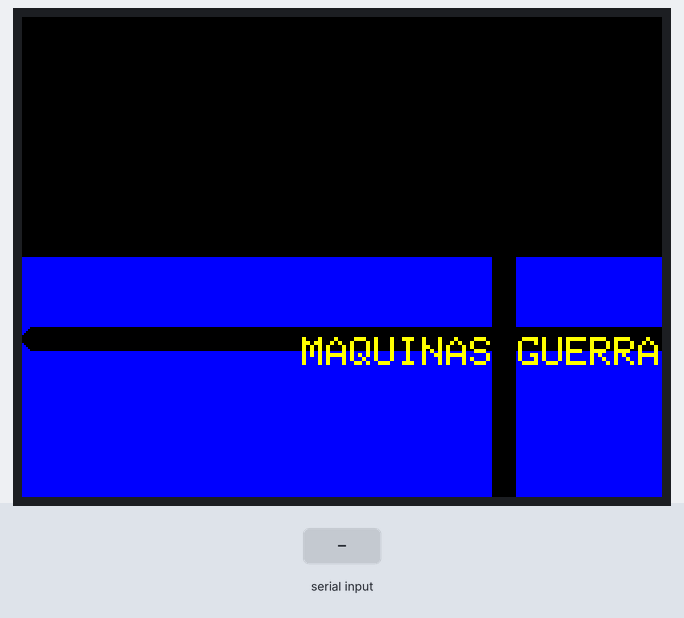
This sketch was run on a simulated Arduino Uno, built with avr-gcc and run on an emulated ATmega328P. Parts: 320×240 colour display. The test bench sets the inputs (shaded band). Storage starts empty.

Above: at 0.4 s.
At 3.7 s:
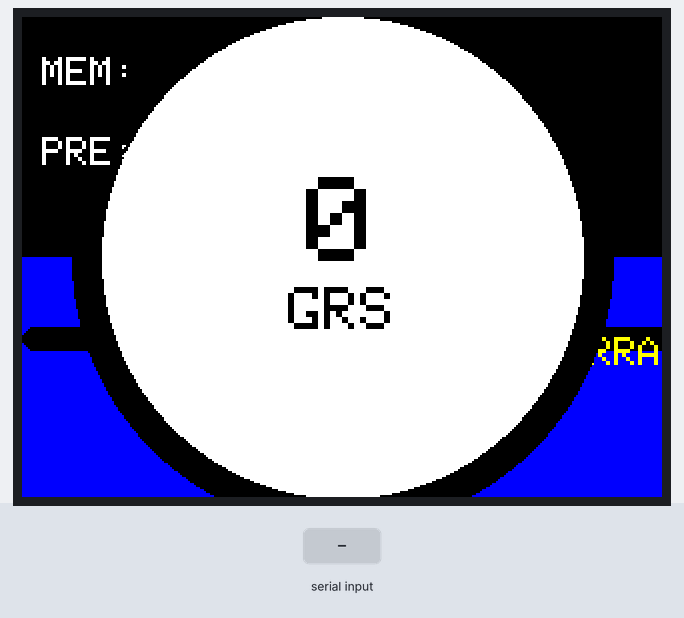
3.8 s: "P90\n" received over Serial
At 5.1 s:
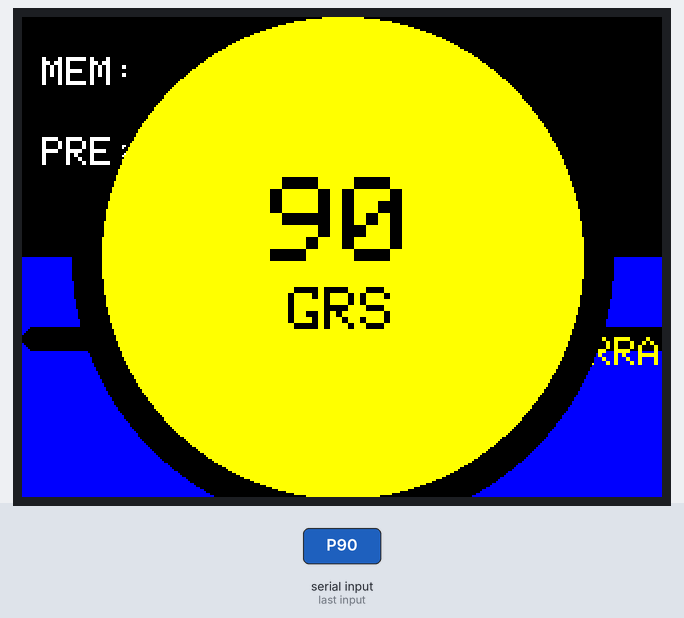
5.4 s: "V90\n" received over Serial
At 5.7 s:
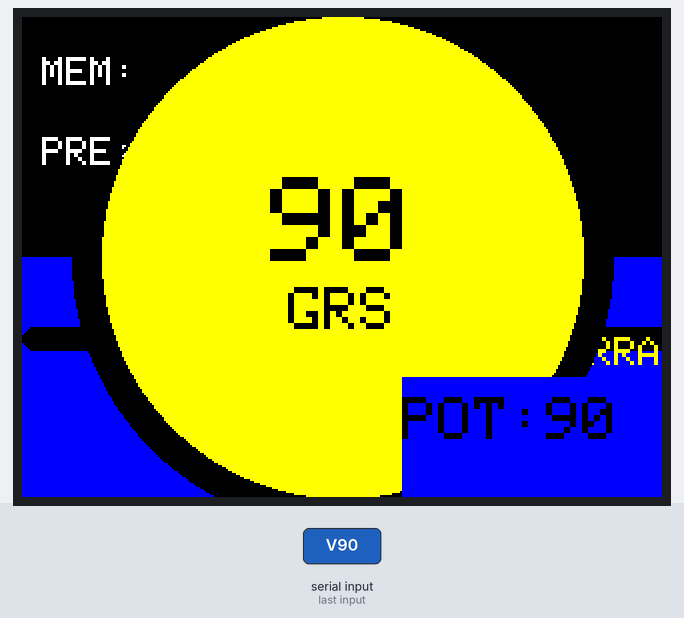
6.9 s: "V,45\n" received over Serial
At 8.1 s:
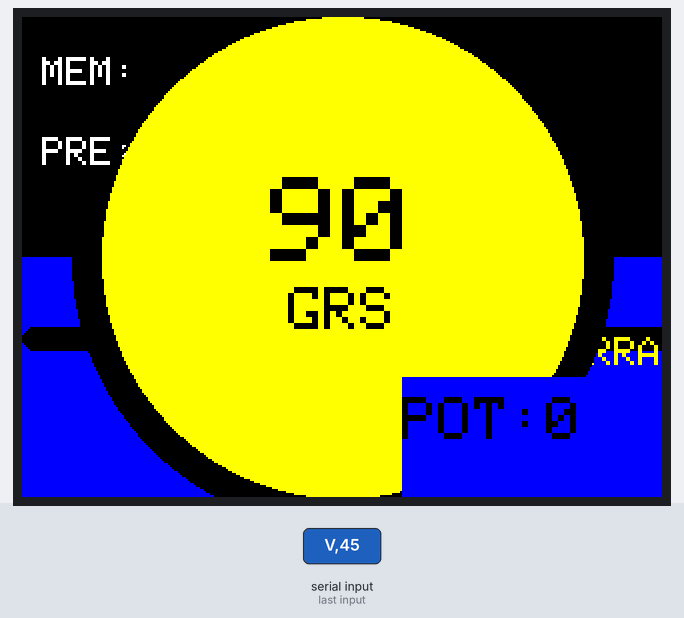
Timing chart, 0 to 9.9 s (numbered marks = the images above; inputs shaded):
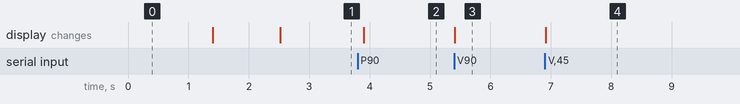

The sketch:

tft.ino
```cpp
// TFT Balanza - Arduino Uno + MCUFRIEND shield
// Recibe datos del Nano por Serial (9600 baud)
// Protocolo: P<peso>, a<memo1>, b<preMemo1>, V<pot>

#include <Adafruit_GFX.h>
#include <MCUFRIEND_kbv.h>
#include <SD.h>
#include <SPI.h>
#include "bitmap_functions_mcu.h"

#define SD_CS 10
MCUFRIEND_kbv tft;

// Colores
#define BLACK   0x0000
#define WHITE   0xFFFF
#define BLUE    0x001F
#define GREEN   0x07E0
#define YELLOW  0xFFE0
#define RED     0xF800

// Variables de estado
int memo1 = 300;
int memo2 = 200;       // preMemo1 (nombre histórico)
int pesoAnterior = -1;
uint16_t ultimoColor = 0xFFFF;  // último color del círculo

// Centro del círculo
int cx, cy;

void setup() {
  Serial.begin(9600);
  Serial.setTimeout(50);  // 🔴 CRÍTICO: evita bloqueos de 1s

  // Inicializar TFT
  uint16_t ID = tft.readID();
  if (ID == 0xD3D3) ID = 0x9486;
  tft.begin(ID);
  tft.setRotation(1);
  tft.fillScreen(BLACK);

  cx = tft.width() / 2;
  cy = tft.height() / 2;

  // Fondo dividido
  int mitad = tft.height() / 2;
  tft.fillRect(0, 0, tft.width(), mitad, BLACK);
  tft.fillRect(0, mitad, tft.width(), mitad, BLUE);
  tft.fillRoundRect(235, 0, 12, 320, 8, BLACK);
  tft.fillRoundRect(0, 155, 480, 12, 8, BLACK);

  // Texto estático "MAQUINAS GUERRA" centro
  tft.setTextSize(2);
  tft.setTextColor(YELLOW);
  tft.setCursor(140, 160);
  tft.print("MAQUINAS GUERRA");
  delay(1000);

  // Círculo central inicial (vacío, blanco)
  tft.fillRect(tft.width() - 120, tft.height() - 30, 120, 30, BLUE);
  tft.fillCircle(cx, cy, 135, BLACK);

  // Textos esquina inferior izquierda
  tft.setTextSize(2);
  tft.setTextColor(YELLOW);
  tft.setCursor(20, 260);
  tft.println("MAQUINAS");
  tft.setCursor(20, 280);
  tft.println(" GUERRA");
  delay(1000);

  // Etiquetas MEM y PRE (arriba izquierda)
  tft.setTextSize(2);
  tft.setTextColor(WHITE);
  tft.setCursor(10, 20);  tft.print("MEM:");
  tft.setCursor(10, 60);  tft.print("PRE:");

  // Inicializar SD y mostrar logo
  if (SD.begin(SD_CS)) {
    mostrarBMP(tft, "/LOGO.BMP", 390, 10);
  }

  // Dibujar círculo inicial blanco (vacío)
  tft.fillCircle(cx, cy, 120, WHITE);
  tft.drawCircle(cx, cy, 122, BLACK);
  ultimoColor = WHITE;

  // Mostrar "0" inicial
  mostrarTextoPeso("0");
}

void loop() {
  if (!Serial.available()) return;

  // 🟢 Buffer char en vez de String (evita fragmentación RAM)
  char buf[32];
  int n = Serial.readBytesUntil('\n', buf, sizeof(buf) - 1);
  if (n <= 0) return;
  buf[n] = 0;

  // Limpiar posibles \r finales
  if (buf[n-1] == '\r') buf[n-1] = 0;

  if (strlen(buf) < 2) return;

  char tipo = buf[0];
  int valor = atoi(buf + 1);  // 🟢 Más rápido que substring().toInt()

  switch (tipo) {
    case 'a':
      memo1 = valor;
      tft.fillRect(60, 20, 80, 20, BLACK);
      tft.setTextSize(2);
      tft.setTextColor(WHITE);
      tft.setCursor(60, 20);
      tft.print(memo1);
      break;

    case 'b':
      memo2 = valor;
      tft.fillRect(60, 60, 80, 20, BLACK);
      tft.setTextSize(2);
      tft.setTextColor(WHITE);
      tft.setCursor(60, 60);
      tft.print(memo2);
      break;

    case 'P':
      if (valor < 0) valor = 0;  // 🟢 Evita pesos negativos
      if (valor != pesoAnterior) {
        procesarPeso(valor);
        pesoAnterior = valor;
      }
      break;

    case 'V':
      mostrarPot(constrain(valor, 0, 126));
      break;
  }
}

void procesarPeso(int peso) {
  // Determinar color según rango
  uint16_t colorCir;
  if (peso < 30)        colorCir = WHITE;
  else if (peso <= memo1) colorCir = YELLOW;
  else if (peso <= memo2) colorCir = RED;
  else                    colorCir = GREEN;

  // 🟡 Solo redibujar el círculo si cambió el color (evita parpadeo)
  if (colorCir != ultimoColor) {
    tft.fillCircle(cx, cy, 120, colorCir);
    tft.drawCircle(cx, cy, 122, BLACK);
    ultimoColor = colorCir;
  }

  // Actualizar texto del peso (siempre que cambió el valor)
  char txt[8];
  sprintf(txt, "%d", peso);
  mostrarTextoPeso(txt);
}

void mostrarTextoPeso(const char* txt) {
  // Borrar solo la zona del texto anterior (no el círculo entero)
  tft.fillRect(cx - 80, cy - 50, 160, 80, ultimoColor);

  // Valor del peso (tamaño 6)
  tft.setTextColor(BLACK);
  tft.setTextSize(6);
  int16_t x1, y1;
  uint16_t w, h;
  tft.getTextBounds(txt, 0, 0, &x1, &y1, &w, &h);
  tft.setCursor(cx - w/2, cy - 40);
  tft.print(txt);

  // Unidad "GRS" (tamaño 3)
  tft.setTextSize(3);
  tft.getTextBounds("GRS", 0, 0, &x1, &y1, &w, &h);
  tft.setCursor(cx - w/2, cy + 15);
  tft.print("GRS");
}

void mostrarPot(int val) {
  // Limpiar zona POT
  tft.fillRect(tft.width() - 130, tft.height() - 60, 130, 60, BLUE);
  tft.setTextSize(3);
  tft.setTextColor(BLACK);
  tft.setCursor(tft.width() - 130, tft.height() - 50);
  tft.print("POT:");
  tft.print(val);
}
```

bitmap_functions_mcu.h
```cpp
#ifndef BITMAP_FUNCTIONS_H
#define BITMAP_FUNCTIONS_H

#include <SD.h>
#include <Adafruit_GFX.h>

template <typename TFT>
void mostrarBMP(TFT &tft, const char *filename, int x, int y) {
  File bmpFile;
  int bmpWidth, bmpHeight;
  uint8_t bmpDepth;
  uint32_t bmpImageoffset;
  uint32_t rowSize;
  uint8_t sdbuffer[3*20];
  uint8_t buffidx = sizeof(sdbuffer);
  boolean goodBmp = false;
  boolean flip = true;
  int w, h, row, col;
  uint8_t r, g, b;
  uint32_t pos = 0;

  if ((x >= tft.width()) || (y >= tft.height())) return;

  bmpFile = SD.open(filename);
  if (!bmpFile) {
    Serial.print("No se pudo abrir: ");
    Serial.println(filename);
    return;
  }

  if (read16(bmpFile) == 0x4D42) {
    read32(bmpFile); // Tamaño archivo
    read32(bmpFile); // Reservado
    bmpImageoffset = read32(bmpFile);
    read32(bmpFile); // Tamaño del encabezado
    bmpWidth  = read32(bmpFile);
    bmpHeight = read32(bmpFile);
    if (read16(bmpFile) == 1) {
      bmpDepth = read16(bmpFile);
      if (bmpDepth == 24 && read32(bmpFile) == 0) {
        goodBmp = true;
        rowSize = (bmpWidth * 3 + 3) & ~3;
        if (bmpHeight < 0) {
          bmpHeight = -bmpHeight;
          flip = false;
        }

        w = bmpWidth;
        h = bmpHeight;
        if ((x + w - 1) >= tft.width())  w = tft.width()  - x;
        if ((y + h - 1) >= tft.height()) h = tft.height() - y;

        for (row = 0; row < h; row++) {
          if (flip) pos = bmpImageoffset + (bmpHeight - 1 - row) * rowSize;
          else      pos = bmpImageoffset + row * rowSize;
          if (bmpFile.position() != pos) {
            bmpFile.seek(pos);
            buffidx = sizeof(sdbuffer);
          }
          for (col = 0; col < w; col++) {
            if (buffidx >= sizeof(sdbuffer)) {
              bmpFile.read(sdbuffer, sizeof(sdbuffer));
              buffidx = 0;
            }
            b = sdbuffer[buffidx++];
            g = sdbuffer[buffidx++];
            r = sdbuffer[buffidx++];
            tft.drawPixel(x + col, y + row, tft.color565(r, g, b));
          }
        }
      }
    }
  }

  bmpFile.close();
  if (!goodBmp) Serial.println("BMP no válido");
}

uint16_t read16(File &f) {
  uint16_t result;
  ((uint8_t *)&result)[0] = f.read();
  ((uint8_t *)&result)[1] = f.read();
  return result;
}

uint32_t read32(File &f) {
  uint32_t result;
  ((uint8_t *)&result)[0] = f.read();
  ((uint8_t *)&result)[1] = f.read();
  ((uint8_t *)&result)[2] = f.read();
  ((uint8_t *)&result)[3] = f.read();
  return result;
}

#endif
```

Measured:
- after the input at 3.8 s, the display: changes after 0.10 s (image 2)
- after the input at 5.4 s, the display: changes at once (image 3)
- after the input at 6.9 s, the display: changes at once (image 4)
